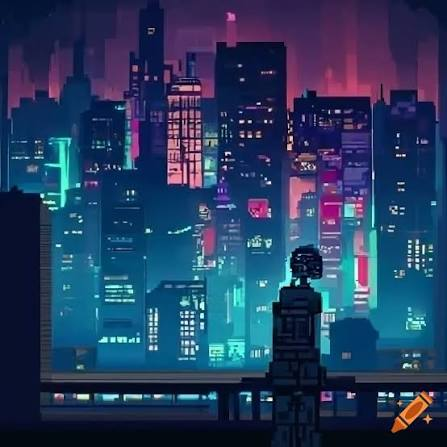
#> input picture Crow Funding/refimage2.jpg, 447 x 447 px, given in place of balcony_modern_2_d04.png, which was not available
$ python scene_art_modern.py
#> lines starting #> are read from the running program, lines starting #| are printed output that depends on the picture; pictures that were not available may be replaced by others from this repository, and a replacement may not be noted
# Cuts the level 2 (downtown) balcony out of its img2img pass:
#  - balcony_modern: glass + steel rail, `balcony_modern` d0.4 seed 9101.
# Alpha is the template mask (steel opaque, glass a faint tint) lifted wherever
# the model inked a line, so every stroke on the glass stays solid.
# The city is built separately by tools/skyline_art.py --modern; the sun and moon
# are drawn in code (sky.gd).
from PIL import Image, ImageChops, ImageOps
W, H = 1664, 256
raw = Image.open("art/_preview/balcony_modern_2_d04.png").convert("L").resize((W, H), Image.LANCZOS)
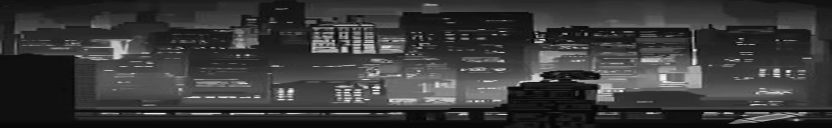
#> raw: PIL image 1664x256 L (shown at 1/2 size); min 0, max 255, mean 57.3
# the left few columns carry a grey border from the generation canvas
raw.paste(255, (0, 0, 6, H))
mask = Image.open("art_ref/balcony_modern_mask.png").convert("L")
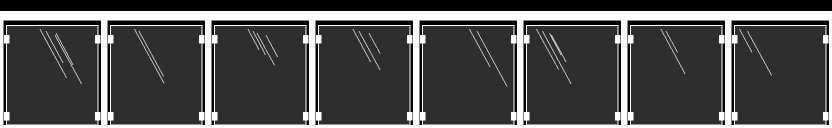
#> input picture Crow Funding/art_ref/balcony_modern_mask.png, 1664 x 256 px, found by its file name (shown at 1/2 size)
#> mask is the input picture: PIL image 1664x256 L; min 0, max 255, mean 79
ink_alpha = ImageOps.invert(raw).point(lambda v: 255 if v > 90 else v * 2)
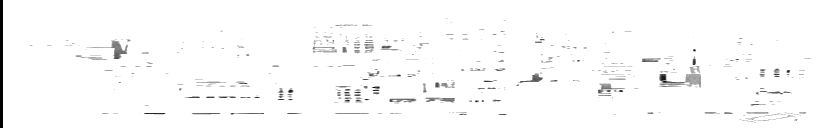
#> ink_alpha: PIL image 1664x256 L (shown at 1/2 size); min 0, max 255, mean 250.6
alpha = ImageChops.lighter(mask, ink_alpha)
Image.merge("RGBA", (raw, raw, raw, alpha)).resize((1152, 178), Image.LANCZOS).save("art/scene/balcony_modern.png")
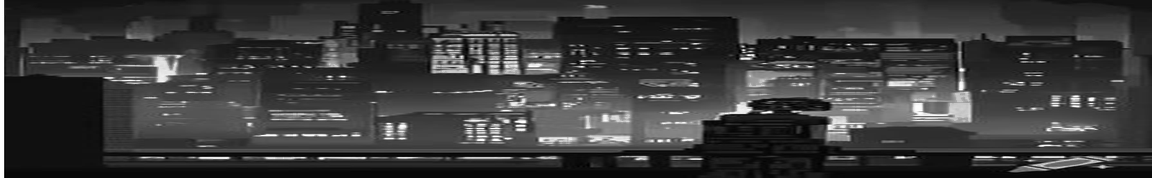
#> saved as balcony_modern.png: PIL image 1152x178 RGBA; mean R, G, B, A 57.9, 57.9, 57.9, 251.5; transparent parts drawn white
print("wrote art/scene/balcony_modern.png")
